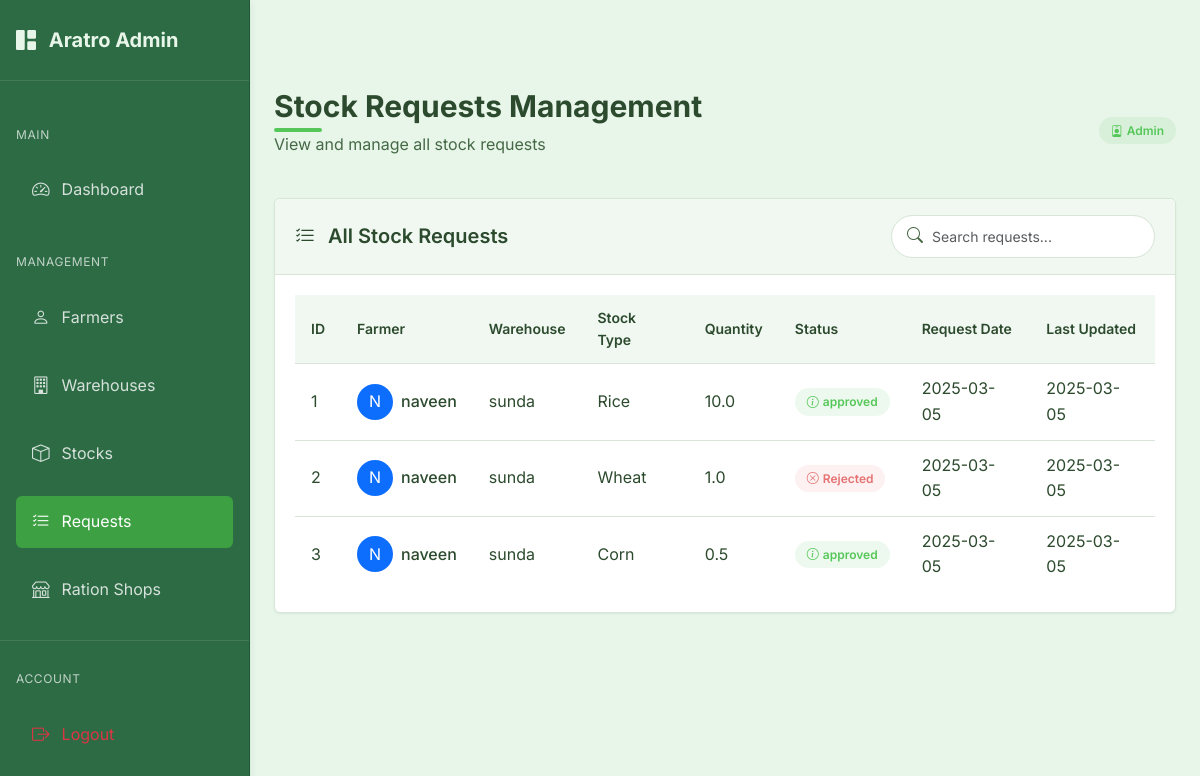
The app's page /admin/requests (signed in), older data.
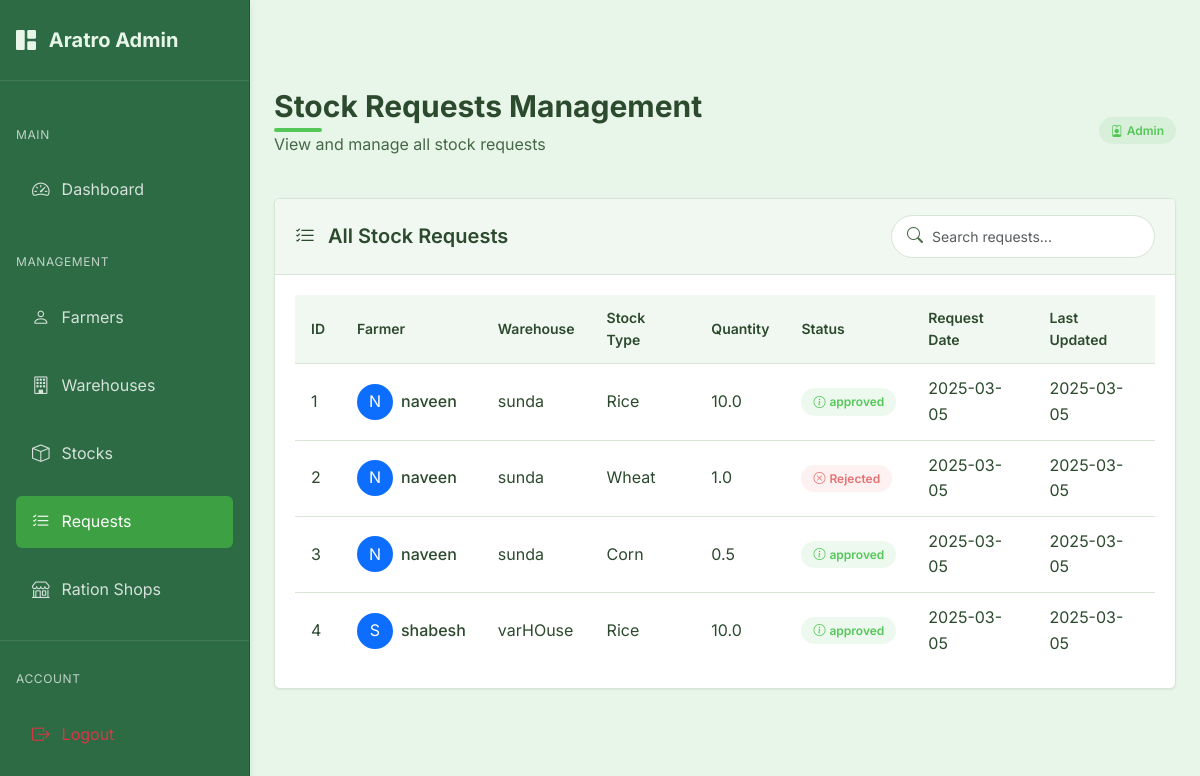
The same page, newer data.
### models.py (models this page shows, shortened)
class StockRequest(db.Model):
    __tablename__ = 'stock_request'
    id = db.Column(db.Integer, primary_key=True)
    from_id = db.Column(db.Integer, db.ForeignKey('farmer.id'), nullable=False)  # Farmer's ID
    to_id = db.Column(db.Integer, db.ForeignKey('warehouse.id'), nullable=False)    # Warehouse's ID
    stock_id = db.Column(db.Integer, db.ForeignKey('stock.id'), nullable=False)
    request_date = db.Column(db.DateTime, default=datetime.utcnow)
    status = db.Column(db.String(20), default='pending')
    created_at = db.Column(db.DateTime, nullable=False, default=datetime.utcnow)
    updated_at = db.Column(db.DateTime, nullable=False, default=datetime.utcnow, onupdate=datetime.utcnow)
    farmer = db.relationship('Farmer', foreign_keys=[from_id], backref='stock_requests')
    warehouse = db.relationship('Warehouse', foreign_keys=[to_id], backref='received_requests')
    stock = db.relationship('Stock', backref='request')

class Farmer(db.Model):
    id = db.Column(db.Integer, primary_key=True)
    user_id = db.Column(db.Integer, db.ForeignKey('user.id'), nullable=False)
    name = db.Column(db.String(100), nullable=False)
    address = db.Column(db.String(200), nullable=False)
    aadhar_number = db.Column(db.String(12), unique=True, nullable=False)  # Exactly 12 digits
    phone_number = db.Column(db.String(10), nullable=False)  # Exactly 10 digits
    stocks = db.relationship('Stock', backref='farmer', lazy=True)

class Warehouse(db.Model):
    id = db.Column(db.Integer, primary_key=True)
    user_id = db.Column(db.Integer, db.ForeignKey('user.id'), nullable=False)
    manager_name = db.Column(db.String(100), nullable=False)
    name = db.Column(db.String(100), nullable=False)
    location = db.Column(db.String(200))
    latitude = db.Column(db.Float)
    longitude = db.Column(db.Float)
    phone_number = db.Column(db.String(20))
    warehouse_type = db.Column(db.String(20))  # 'private' or 'government'
    capacity = db.Column(db.Float)  # in tons
    available_space = db.Column(db.Float)  # in tons
    stocks = db.relationship('Stock', backref='warehouse', lazy=True)

class Stock(db.Model):
    id = db.Column(db.Integer, primary_key=True)
    type = db.Column(db.String(100), nullable=False)
    quantity = db.Column(db.Float, nullable=False)
    requested_quantity = db.Column(db.Float, nullable=False)  # Original requested quantity
    status = db.Column(db.String(20), nullable=False, default='pending')  # pending, stored, rejected
    farmer_id = db.Column(db.Integer, db.ForeignKey('farmer.id'), nullable=False)
    warehouse_id = db.Column(db.Integer, db.ForeignKey('warehouse.id'), nullable=False)
    created_at = db.Column(db.DateTime, nullable=False, default=datetime.utcnow)
    updated_at = db.Column(db.DateTime, nullable=False, default=datetime.utcnow, onupdate=datetime.utcnow)

### routes.py (the view)
@admin.route('/requests')
@admin_required
def requests():
    stock_requests = StockRequest.query.all()
    return render_template('admin/requests.html', requests=stock_requests)

### app.py (called while the page is built)
@login_manager.user_loader
def load_user(user_id):
    try:
        if user_id.startswith('admin_'):
            admin_id = int(user_id.split('_')[1])
            return Admin.query.get(admin_id)
        else:
            return User.query.get(int(user_id))
    except Exception as e:
        print(f"Error loading user: {e}")
        return None

@app.before_request
def before_request():
    session.permanent = True  # Use permanent session with lifetime set above

### models.py (called while the page is built)
    def get_id(self):
        return f"admin_{self.id}"

    def __repr__(self):
        return f'<Admin {self.email}>'

### routes.py (called while the page is built)
@admin.context_processor
def inject_admin_data():
    admin_data = {'current_user': current_user}
    if current_user.is_authenticated:
        admin_user = Admin.query.get(current_user.id)
        if admin_user:
            admin_data['admin_user'] = admin_user
    return admin_data

### templates/admin/requests.html (shortened to what this page needs)
{% extends "admin/base_admin.html" %}
{% block admin_content %}
<div class="page-header d-flex justify-content-between align-items-center">
    <div>
        <h1 class="page-title">Stock Requests Management</h1>
        <p class="page-subtitle">View and manage all stock requests</p>
    </div>
    <div>
        <span class="admin-badge admin-badge-primary">
            <i class="bi bi-person-badge me-1"></i>
            Admin
        </span>
    </div>
</div>
<div class="admin-card">
    <div class="admin-card-header">
        <h5 class="admin-card-title">
            <i class="bi bi-list-check me-2"></i>
            All Stock Requests
        </h5>
        <div class="search-input">
            <i class="bi bi-search"></i>
            <input type="text" id="requestSearch" class="form-control form-control-sm" placeholder="Search requests...">
        </div>
    </div>
    <div class="admin-card-body">
        <div class="table-responsive">
            <table class="admin-table" id="requestsTable">
                <thead>
                    <tr>
                        <th>ID</th>
                        <th>Farmer</th>
                        <th>Warehouse</th>
                        <th>Stock Type</th>
                        <th>Quantity</th>
                        <th>Status</th>
                        <th>Request Date</th>
                        <th>Last Updated</th>
                    </tr>
                </thead>
                <tbody>
                    {% if requests %}
                        {% for request in requests %}
                            <tr>
                                <td>{{ request.id }}</td>
                                <td>
                                    <div class="d-flex align-items-center">
                                        <div class="avatar-circle bg-primary text-white d-flex align-items-center justify-content-center me-2" style="width: 36px; height: 36px; border-radius: 50%;">
                                            <span>{{ request.farmer.name[0] | upper }}</span>
                                        </div>
                                        <div>
                                            <span class="fw-medium">{{ request.farmer.name }}</span>
                                        </div>
                                    </div>
                                </td>
                                <td>{{ request.warehouse.name }}</td>
                                <td>{{ request.stock.type }}</td>
                                <td>{{ request.stock.quantity }}</td>
                                <td>
                                    {% if request.status == 'pending' %}
                                        <span class="admin-badge admin-badge-warning">
                                            <i class="bi bi-hourglass-split me-1"></i>
                                            Pending
                                        </span>
                                    {% elif request.status == 'accepted' %}
                                        <span class="admin-badge admin-badge-success">
                                            <i class="bi bi-check-circle me-1"></i>
                                            Accepted
                                        </span>
                                    {% elif request.status == 'rejected' %}
                                        <span class="admin-badge admin-badge-danger">
                                            <i class="bi bi-x-circle me-1"></i>
                                            Rejected
                                        </span>
                                    {% elif request.status == 'partial' %}
                                        <span class="admin-badge admin-badge-primary">
                                            <i class="bi bi-pie-chart me-1"></i>
                                            Partial
                                        </span>
                                    {% else %}
                                        <span class="admin-badge admin-badge-primary">
                                            <i class="bi bi-info-circle me-1"></i>
                                            {{ request.status }}
                                        </span>
                                    {% endif %}
                                </td>
                                <td>{{ request.request_date.strftime('%Y-%m-%d') }}</td>
                                <td>{{ request.updated_at.strftime('%Y-%m-%d') }}</td>
                            </tr>
                        {% endfor %}
                    {% endif %}
                </tbody>
            </table>
        </div>
    </div>
</div>
{% endblock %}

### templates/admin/base_admin.html (shortened to what this page needs)
<!DOCTYPE html>
<html lang="en">
<head>
    <link href="https://cdn.jsdelivr.net/npm/bootstrap@5.3.0/dist/css/bootstrap.min.css" rel="stylesheet">
    <link rel="stylesheet" href="https://cdn.jsdelivr.net/npm/bootstrap-icons@1.11.0/font/bootstrap-icons.css">
    <link rel="stylesheet" href="{{ url_for('static', filename='css/style.css') }}">
</head>
<body>
    <div class="admin-sidebar">
        <div class="sidebar-header">
            <a href="{{ url_for('admin.dashboard') }}" class="sidebar-brand">
                <i class="bi bi-grid-1x2-fill me-2"></i>
                Aratro Admin
            </a>
        </div>
        <div class="sidebar-nav">
            <div class="sidebar-heading">Main</div>
            <div class="sidebar-item">
                <a href="{{ url_for('admin.dashboard') }}" class="sidebar-link {% if request.endpoint == 'admin.dashboard' %}active{% endif %}">
                    <i class="bi bi-speedometer2"></i>
                    <span>Dashboard</span>
                </a>
            </div>
            <div class="sidebar-heading">Management</div>
            <div class="sidebar-item">
                <a href="{{ url_for('admin.farmers') }}" class="sidebar-link {% if request.endpoint == 'admin.farmers' %}active{% endif %}">
                    <i class="bi bi-person"></i>
                    <span>Farmers</span>
                </a>
            </div>
            <div class="sidebar-item">
                <a href="{{ url_for('admin.warehouses') }}" class="sidebar-link {% if request.endpoint == 'admin.warehouses' %}active{% endif %}">
                    <i class="bi bi-building"></i>
                    <span>Warehouses</span>
                </a>
            </div>
            <div class="sidebar-item">
                <a href="{{ url_for('admin.stocks') }}" class="sidebar-link {% if request.endpoint == 'admin.stocks' %}active{% endif %}">
                    <i class="bi bi-box"></i>
                    <span>Stocks</span>
                </a>
            </div>
            <div class="sidebar-item">
                <a href="{{ url_for('admin.requests') }}" class="sidebar-link {% if request.endpoint == 'admin.requests' %}active{% endif %}">
                    <i class="bi bi-list-check"></i>
                    <span>Requests</span>
                </a>
            </div>
            <div class="sidebar-item">
                <a href="{{ url_for('admin.ration_shops') }}" class="sidebar-link {% if request.endpoint == 'admin.ration_shops' %}active{% endif %}">
                    <i class="bi bi-shop"></i>
                    <span>Ration Shops</span>
                </a>
            </div>
            <div class="sidebar-divider"></div>
            <div class="sidebar-heading">Account</div>
            <div class="sidebar-item">
                <a href="{{ url_for('admin.logout') }}" class="sidebar-link text-danger">
                    <i class="bi bi-box-arrow-right"></i>
                    <span>Logout</span>
                </a>
            </div>
        </div>
    </div>
    <div class="admin-content">
        {% block admin_content %}{% endblock %}
    </div>
</body>
</html>

### static/css/style.css (style rules this page uses)
:root { --primary-color: #55c759; --primary-dark: #3da042; --primary-light: #7ed681; --secondary-color: #358856; --secondary-dark: #246b3d; --secondary-light: #4a9d6a; --accent-1: #92d275; --accent-2: #6ab04c; --accent-3: #437c2d; --background-color: #e8f5e9; --surface-color: #f1f8f1; --surface-hover: #e1efe1; --text-primary: #2c4a2d; --text-secondary: #456946; --text-light: #588559; --success-color: #55c759; --error-color: #e57373; --error-color-rgb: 229, 115, 115; --warning-color: #ffd54f; --info-color: #4db6ac; --border-color: #d7e6d7; --border-radius: 0.375rem; --shadow-sm: 0 1px 2px rgba(53, 136, 86, 0.1); --shadow-md: 0 4px 6px rgba(53, 136, 86, 0.15); --shadow-lg: 0 10px 15px rgba(53, 136, 86, 0.2); --spacing-xs: 0.25rem; --spacing-sm: 0.5rem; --spacing-md: 1rem; --spacing-lg: 1.5rem; --spacing-xl: 2rem; --font-family: 'Inter', system-ui, -apple-system, BlinkMacSystemFont, 'Segoe UI', Roboto, Oxygen, Ubuntu, Cantarell, 'Open Sans', 'Helvetica Neue', sans-serif; }
* { margin: 0; padding: 0; box-sizing: border-box; }
body { font-family: var(--font-family); background-color: var(--background-color); color: var(--text-primary); line-height: 1.6; padding-top: 4rem; min-height: 100vh; }
h1, h2, h3, h4, h5, h6 { margin-bottom: var(--spacing-md); color: var(--text-primary); font-weight: 600; }
h1 { font-size: 1.875rem; position: relative; display: inline-block; margin-bottom: 1.5rem; }
h1::after { content: ''; position: absolute; bottom: -0.5rem; left: 0; width: 3rem; height: 0.25rem; background: var(--primary-color); border-radius: 0.125rem; }
.form-control { width: 100%; padding: 0.625rem 0.75rem; border: 1px solid var(--border-color); border-radius: var(--border-radius); font-family: var(--font-family); font-size: 0.95rem; transition: border-color 0.2s, box-shadow 0.2s; background-color: var(--surface-color); }

Row changes from the older to the newer data that the page shows:
added StockRequest: id "4", farmer "S", farmer.name "shabesh", warehouse.name "varHOuse", stock.type "Rice", stock.quantity "10.0", status "approved", request_date "2025-03-05", updated_at "2025-03-05"
